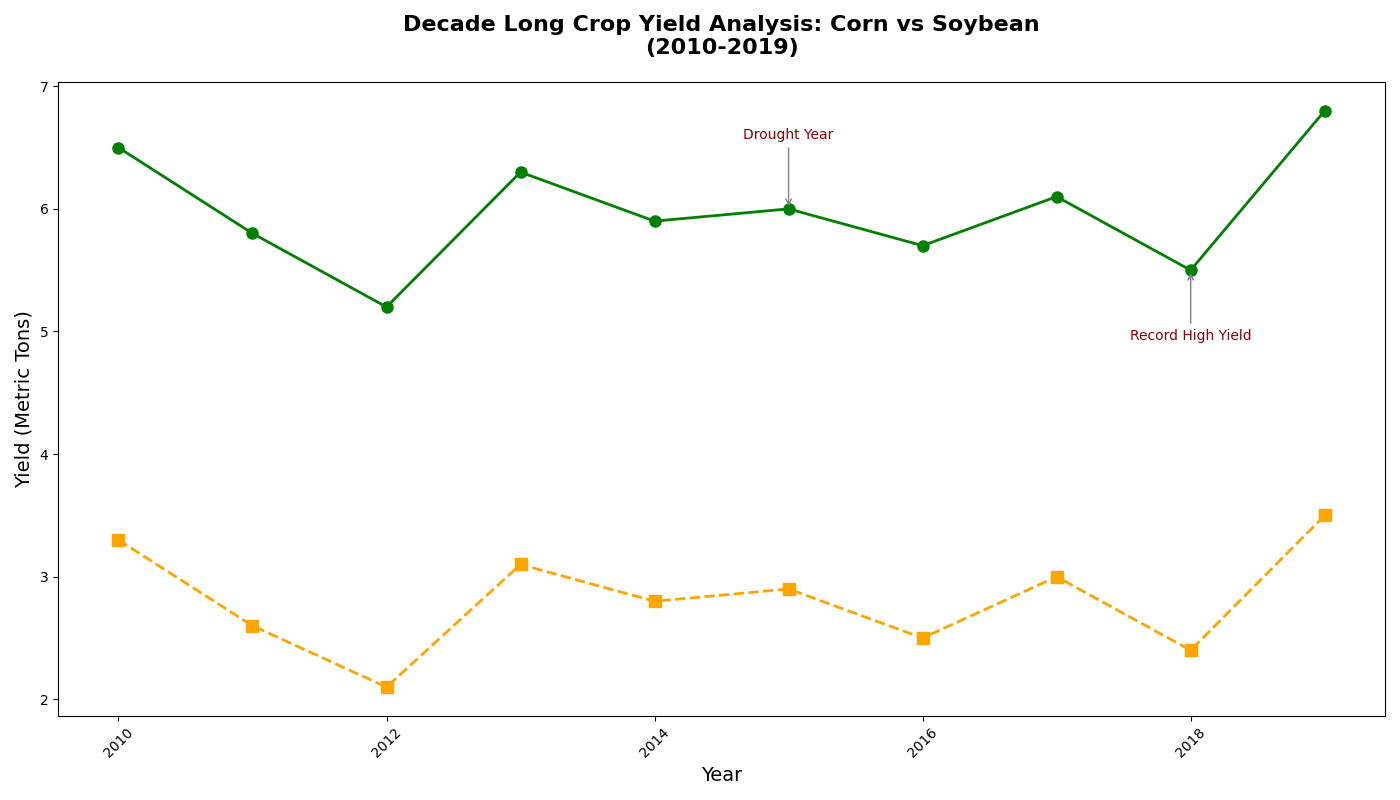

Write the Python code that produced this figure.
import matplotlib.pyplot as plt
import numpy as np

years = np.arange(2010, 2020)
# Manually shuffled corn yield values
corn_yield = np.array([6.5, 5.8, 5.2, 6.3, 5.9, 6.0, 5.7, 6.1, 5.5, 6.8])
# Manually shuffled soybean yield values
soybean_yield = np.array([3.3, 2.6, 2.1, 3.1, 2.8, 2.9, 2.5, 3.0, 2.4, 3.5])

fig, ax1 = plt.subplots(figsize=(14, 8))

ax1.plot(years, corn_yield, color='green', linestyle='-', marker='o', linewidth=2, markersize=8)
ax1.plot(years, soybean_yield, color='orange', linestyle='--', marker='s', linewidth=2, markersize=8)

annotations = {
    2015: ('Drought Year', (0, 50)),
    2018: ('Record High Yield', (0, -50))
}

for year, (text, offset) in annotations.items():
    index = np.where(years == year)[0][0]
    ax1.annotate(
        text, 
        (years[index], corn_yield[index]), 
        xytext=offset, 
        textcoords='offset points', 
        arrowprops=dict(arrowstyle='->', color='grey'),
        ha='center', fontsize=10, color='darkred'
    )

ax1.set_title("Decade Long Crop Yield Analysis: Corn vs Soybean\n(2010-2019)", fontsize=16, fontweight='bold', pad=20)
ax1.set_xlabel("Year", fontsize=14)
ax1.set_ylabel("Yield (Metric Tons)", fontsize=14, color='black')

ax1.xaxis.set_tick_params(rotation=45)
ax1.yaxis.set_tick_params(labelcolor='black')

plt.tight_layout()
plt.show()
